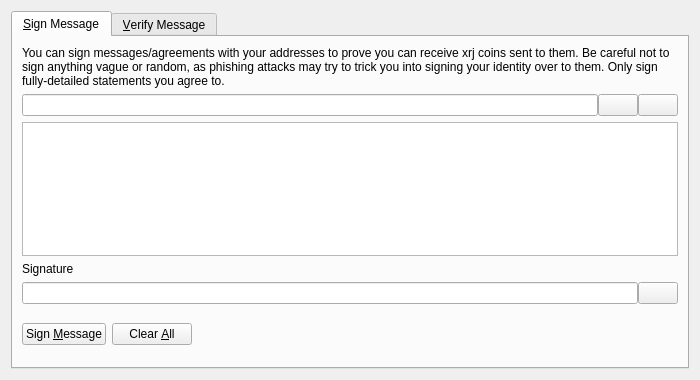
<?xml version="1.0" encoding="UTF-8"?>
<ui version="4.0">
 <class>SignVerifyMessageDialog</class>
 <widget class="QDialog" name="SignVerifyMessageDialog">
  <property name="geometry">
   <rect>
    <x>0</x>
    <y>0</y>
    <width>700</width>
    <height>380</height>
   </rect>
  </property>
  <property name="windowTitle">
   <string>Signatures - Sign / Verify a Message</string>
  </property>
  <property name="modal">
   <bool>true</bool>
  </property>
  <layout class="QVBoxLayout" name="verticalLayout">
   <item>
    <widget class="QTabWidget" name="tabWidget">
     <property name="currentIndex">
      <number>0</number>
     </property>
     <widget class="QWidget" name="tabSignMessage">
      <attribute name="title">
       <string>&amp;Sign Message</string>
      </attribute>
      <layout class="QVBoxLayout" name="verticalLayout_SM">
       <item>
        <widget class="QLabel" name="infoLabel_SM">
         <property name="text">
          <string>You can sign messages/agreements with your addresses to prove you can receive xrj coins sent to them. Be careful not to sign anything vague or random, as phishing attacks may try to trick you into signing your identity over to them. Only sign fully-detailed statements you agree to.</string>
         </property>
         <property name="textFormat">
          <enum>Qt::PlainText</enum>
         </property>
         <property name="wordWrap">
          <bool>true</bool>
         </property>
        </widget>
       </item>
       <item>
        <layout class="QHBoxLayout" name="horizontalLayout_1_SM">
         <property name="spacing">
          <number>0</number>
         </property>
         <item>
          <widget class="QValidatedLineEdit" name="addressIn_SM">
           <property name="toolTip">
            <string>The XRJV1 address to sign the message with</string>
           </property>
          </widget>
         </item>
         <item>
          <widget class="QPushButton" name="addressBookButton_SM">
           <property name="toolTip">
            <string>Choose previously used address</string>
           </property>
           <property name="text">
            <string/>
           </property>
           <property name="icon">
            <iconset resource="../xrjv1.qrc">
             <normaloff>:/icons/address-book</normaloff>:/icons/address-book</iconset>
           </property>
           <property name="shortcut">
            <string>Alt+A</string>
           </property>
           <property name="autoDefault">
            <bool>false</bool>
           </property>
          </widget>
         </item>
         <item>
          <widget class="QPushButton" name="pasteButton_SM">
           <property name="toolTip">
            <string>Paste address from clipboard</string>
           </property>
           <property name="text">
            <string/>
           </property>
           <property name="icon">
            <iconset resource="../xrjv1.qrc">
             <normaloff>:/icons/editpaste</normaloff>:/icons/editpaste</iconset>
           </property>
           <property name="shortcut">
            <string>Alt+P</string>
           </property>
           <property name="autoDefault">
            <bool>false</bool>
           </property>
          </widget>
         </item>
        </layout>
       </item>
       <item>
        <widget class="QPlainTextEdit" name="messageIn_SM">
         <property name="toolTip">
          <string>Enter the message you want to sign here</string>
         </property>
        </widget>
       </item>
       <item>
        <widget class="QLabel" name="signatureLabel_SM">
         <property name="text">
          <string>Signature</string>
         </property>
         <property name="textFormat">
          <enum>Qt::PlainText</enum>
         </property>
        </widget>
       </item>
       <item>
        <layout class="QHBoxLayout" name="horizontalLayout_2_SM">
         <property name="spacing">
          <number>0</number>
         </property>
         <item>
          <widget class="QLineEdit" name="signatureOut_SM">
           <property name="font">
            <font>
             <italic>true</italic>
            </font>
           </property>
           <property name="readOnly">
            <bool>true</bool>
           </property>
          </widget>
         </item>
         <item>
          <widget class="QPushButton" name="copySignatureButton_SM">
           <property name="toolTip">
            <string>Copy the current signature to the system clipboard</string>
           </property>
           <property name="text">
            <string/>
           </property>
           <property name="icon">
            <iconset resource="../xrjv1.qrc">
             <normaloff>:/icons/editcopy</normaloff>:/icons/editcopy</iconset>
           </property>
           <property name="autoDefault">
            <bool>false</bool>
           </property>
          </widget>
         </item>
        </layout>
       </item>
       <item>
        <layout class="QHBoxLayout" name="horizontalLayout_3_SM">
         <item>
          <widget class="QPushButton" name="signMessageButton_SM">
           <property name="toolTip">
            <string>Sign the message to prove you own this XRJV1 address</string>
           </property>
           <property name="text">
            <string>Sign &amp;Message</string>
           </property>
           <property name="icon">
            <iconset resource="../xrjv1.qrc">
             <normaloff>:/icons/edit</normaloff>:/icons/edit</iconset>
           </property>
           <property name="autoDefault">
            <bool>false</bool>
           </property>
          </widget>
         </item>
         <item>
          <widget class="QPushButton" name="clearButton_SM">
           <property name="toolTip">
            <string>Reset all sign message fields</string>
           </property>
           <property name="text">
            <string>Clear &amp;All</string>
           </property>
           <property name="icon">
            <iconset resource="../xrjv1.qrc">
             <normaloff>:/icons/remove</normaloff>:/icons/remove</iconset>
           </property>
           <property name="autoDefault">
            <bool>false</bool>
           </property>
          </widget>
         </item>
         <item>
          <spacer name="horizontalSpacer_1_SM">
           <property name="orientation">
            <enum>Qt::Horizontal</enum>
           </property>
           <property name="sizeHint" stdset="0">
            <size>
             <width>40</width>
             <height>48</height>
            </size>
           </property>
          </spacer>
         </item>
         <item>
          <widget class="QLabel" name="statusLabel_SM">
           <property name="font">
            <font>
             <weight>75</weight>
             <bold>true</bold>
            </font>
           </property>
           <property name="text">
            <string/>
           </property>
           <property name="wordWrap">
            <bool>true</bool>
           </property>
          </widget>
         </item>
         <item>
          <spacer name="horizontalSpacer_2_SM">
           <property name="orientation">
            <enum>Qt::Horizontal</enum>
           </property>
           <property name="sizeHint" stdset="0">
            <size>
             <width>40</width>
             <height>48</height>
            </size>
           </property>
          </spacer>
         </item>
        </layout>
       </item>
      </layout>
     </widget>
     <widget class="QWidget" name="tabVerifyMessage">
      <attribute name="title">
       <string>&amp;Verify Message</string>
      </attribute>
      <layout class="QVBoxLayout" name="verticalLayout_VM">
       <item>
        <widget class="QLabel" name="infoLabel_VM">
         <property name="text">
          <string>Enter the receiver's address, message (ensure you copy line breaks, spaces, tabs, etc. exactly) and signature below to verify the message. Be careful not to read more into the signature than what is in the signed message itself, to avoid being tricked by a man-in-the-middle attack. Note that this only proves the signing party receives with the address, it cannot prove sendership of any transaction!</string>
         </property>
         <property name="textFormat">
          <enum>Qt::PlainText</enum>
         </property>
         <property name="alignment">
          <set>Qt::AlignLeading|Qt::AlignLeft|Qt::AlignTop</set>
         </property>
         <property name="wordWrap">
          <bool>true</bool>
         </property>
        </widget>
       </item>
       <item>
        <layout class="QHBoxLayout" name="horizontalLayout_1_VM">
         <property name="spacing">
          <number>0</number>
         </property>
         <item>
          <widget class="QValidatedLineEdit" name="addressIn_VM">
           <property name="toolTip">
            <string>The XRJV1 address the message was signed with</string>
           </property>
          </widget>
         </item>
         <item>
          <widget class="QPushButton" name="addressBookButton_VM">
           <property name="toolTip">
            <string>Choose previously used address</string>
           </property>
           <property name="text">
            <string/>
           </property>
           <property name="icon">
            <iconset resource="../xrjv1.qrc">
             <normaloff>:/icons/address-book</normaloff>:/icons/address-book</iconset>
           </property>
           <property name="shortcut">
            <string>Alt+A</string>
           </property>
           <property name="autoDefault">
            <bool>false</bool>
           </property>
          </widget>
         </item>
        </layout>
       </item>
       <item>
        <widget class="QPlainTextEdit" name="messageIn_VM"/>
       </item>
       <item>
        <widget class="QValidatedLineEdit" name="signatureIn_VM"/>
       </item>
       <item>
        <layout class="QHBoxLayout" name="horizontalLayout_2_VM">
         <item>
          <widget class="QPushButton" name="verifyMessageButton_VM">
           <property name="toolTip">
            <string>Verify the message to ensure it was signed with the specified XRJV1 address</string>
           </property>
           <property name="text">
            <string>Verify &amp;Message</string>
           </property>
           <property name="icon">
            <iconset resource="../xrjv1.qrc">
             <normaloff>:/icons/transaction_0</normaloff>:/icons/transaction_0</iconset>
           </property>
           <property name="autoDefault">
            <bool>false</bool>
           </property>
          </widget>
         </item>
         <item>
          <widget class="QPushButton" name="clearButton_VM">
           <property name="toolTip">
            <string>Reset all verify message fields</string>
           </property>
           <property name="text">
            <string>Clear &amp;All</string>
           </property>
           <property name="icon">
            <iconset resource="../xrjv1.qrc">
             <normaloff>:/icons/remove</normaloff>:/icons/remove</iconset>
           </property>
           <property name="autoDefault">
            <bool>false</bool>
           </property>
          </widget>
         </item>
         <item>
          <spacer name="horizontalSpacer_1_VM">
           <property name="orientation">
            <enum>Qt::Horizontal</enum>
           </property>
           <property name="sizeHint" stdset="0">
            <size>
             <width>40</width>
             <height>48</height>
            </size>
           </property>
          </spacer>
         </item>
         <item>
          <widget class="QLabel" name="statusLabel_VM">
           <property name="font">
            <font>
             <weight>75</weight>
             <bold>true</bold>
            </font>
           </property>
           <property name="text">
            <string/>
           </property>
           <property name="wordWrap">
            <bool>true</bool>
           </property>
          </widget>
         </item>
         <item>
          <spacer name="horizontalSpacer_2_VM">
           <property name="orientation">
            <enum>Qt::Horizontal</enum>
           </property>
           <property name="sizeHint" stdset="0">
            <size>
             <width>40</width>
             <height>48</height>
            </size>
           </property>
          </spacer>
         </item>
        </layout>
       </item>
      </layout>
     </widget>
    </widget>
   </item>
  </layout>
 </widget>
 <customwidgets>
  <customwidget>
   <class>QValidatedLineEdit</class>
   <extends>QLineEdit</extends>
   <header>qvalidatedlineedit.h</header>
  </customwidget>
 </customwidgets>
 <resources>
  <include location="../xrjv1.qrc"/>
 </resources>
 <connections/>
</ui>
